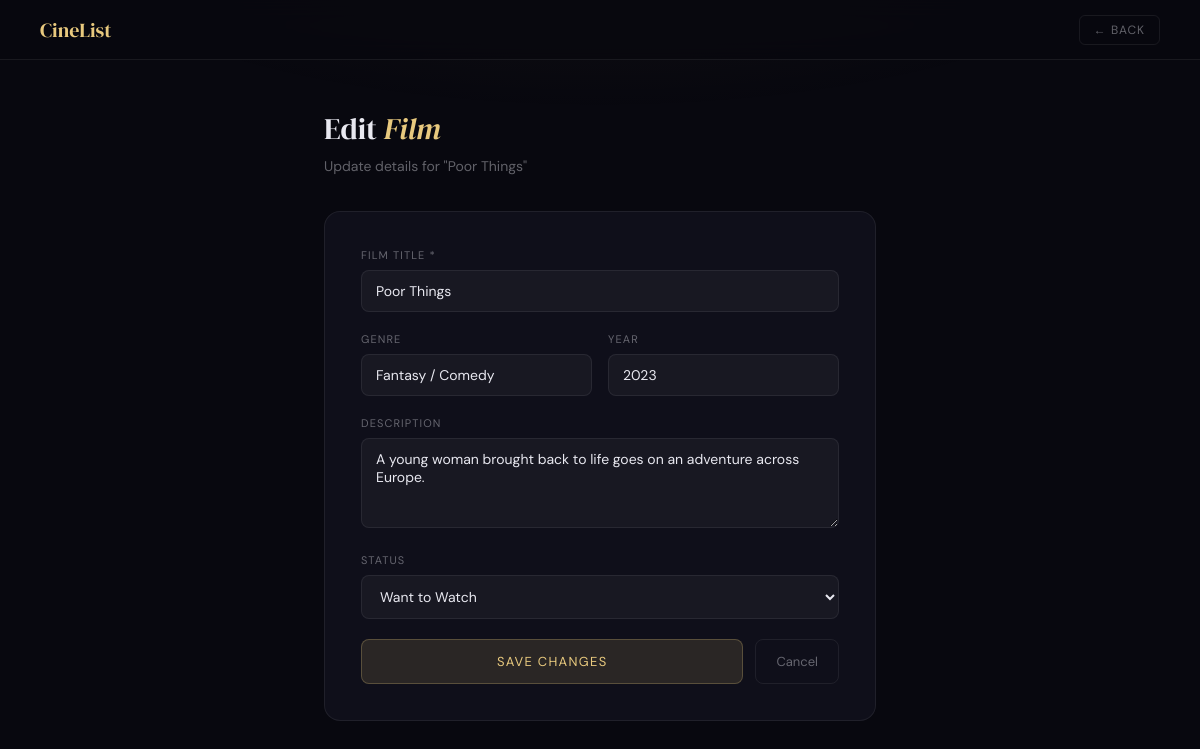
/edit.php?id=3 (signed in), run on the app's committed database.
### tables this page shows
CREATE TABLE IF NOT EXISTS movies (
    id INT AUTO_INCREMENT PRIMARY KEY,
    user_id INT NOT NULL,
    title VARCHAR(255) NOT NULL,
    genre VARCHAR(100),
    year INT,
    description TEXT,
    status ENUM('want_to_watch', 'watched') DEFAULT 'want_to_watch',
    rating TINYINT DEFAULT NULL COMMENT '1-5 rating, only for watched',
    created_at TIMESTAMP DEFAULT CURRENT_TIMESTAMP,
    FOREIGN KEY (user_id) REFERENCES users(id) ON DELETE CASCADE
);

### edit.php (the view, shortened to what this page needs)
<?php
$db  = getDB();
$uid = currentUserId();
$id  = intval($_GET['id'] ?? 0);
$stmt = $db->prepare("SELECT * FROM movies WHERE id = ? AND user_id = ?");
$stmt->execute([$id, $uid]);
$movie = $stmt->fetch();
$v = $_SERVER['REQUEST_METHOD'] === 'POST' ? $_POST : $movie;
?>
<!DOCTYPE html>
<html lang="en">
<head>
</head>
<body>
<nav>
  <div class="nav-logo">CineList</div>
  <a href="index.php" class="nav-back">← BACK</a>
</nav>
<main>
  <h1>Edit <em>Film</em></h1>
  <p class="sub">Update details for "<?= htmlspecialchars($movie['title']) ?>"</p>
  <div class="form-card">
    <form method="POST">
      <div class="field"><label>Film Title *</label><input type="text" name="title" value="<?= htmlspecialchars($v['title']) ?>" required/></div>
      <div class="row">
        <div class="field"><label>Genre</label><input type="text" name="genre" value="<?= htmlspecialchars($v['genre'] ?? '') ?>"/></div>
        <div class="field"><label>Year</label><input type="number" name="year" min="1900" max="2030" value="<?= htmlspecialchars($v['year'] ?? '') ?>"/></div>
      </div>
      <div class="field"><label>Description</label><textarea name="description"><?= htmlspecialchars($v['description'] ?? '') ?></textarea></div>
      <div class="field">
        <label>Status</label>
        <select name="status" id="status-select" onchange="document.getElementById('rating-section').style.display=this.value==='watched'?'block':'none'">
          <option value="want_to_watch" <?= ($v['status']==='want_to_watch')?'selected':'' ?>>Want to Watch</option>
        </select>
      </div>
      <div class="btn-row">
        <button type="submit" class="btn-submit">SAVE CHANGES</button>
        <a href="index.php" class="btn-cancel">Cancel</a>
      </div>
    </form>
  </div>
</main>
</body>
</html>

### edit.php (style rules this page uses)
*, *::before, *::after { box-sizing: border-box; margin: 0; padding: 0; }
:root { --bg:#08080f; --surface:#0f0f1a; --border:rgba(255,255,255,0.07); --gold:#e8c97e; --gold-dim:rgba(232,201,126,0.12); --gold-border:rgba(232,201,126,0.25); --text:#e8e8f0; --muted:rgba(232,232,240,0.4); --error:#e05555; }
body { font-family:'DM Sans',sans-serif; background:var(--bg); color:var(--text); min-height:100vh; }
body::before { content:''; position:fixed; inset:0; background:radial-gradient(ellipse 80% 40% at 50% -10%,rgba(232,201,126,0.05) 0%,transparent 60%); pointer-events:none; }
nav { position:sticky; top:0; z-index:100; background:rgba(8,8,15,0.9); backdrop-filter:blur(12px); border-bottom:1px solid var(--border); display:flex; justify-content:space-between; align-items:center; padding:0 40px; height:60px; }
.nav-logo { font-family:'DM Serif Display',serif; font-size:20px; color:var(--gold); }
.nav-back { font-size:12px; letter-spacing:0.08em; color:var(--muted); text-decoration:none; padding:6px 14px; border:1px solid var(--border); border-radius:6px; transition:all 0.2s; }
main { max-width:600px; margin:0 auto; padding:48px 24px; position:relative; z-index:1; }
h1 { font-family:'DM Serif Display',serif; font-size:30px; font-weight:400; margin-bottom:8px; }
h1 em { color:var(--gold); font-style:italic; }
.sub { font-size:14px; color:var(--muted); margin-bottom:36px; }
.form-card { background:var(--surface); border:1px solid var(--border); border-radius:16px; padding:36px; }
.field { margin-bottom:20px; }
label { display:block; font-size:11px; letter-spacing:0.1em; color:var(--muted); margin-bottom:8px; text-transform:uppercase; }
input, select, textarea { width:100%; background:rgba(255,255,255,0.04); border:1px solid var(--border); border-radius:8px; padding:11px 14px; color:var(--text); font-family:'DM Sans',sans-serif; font-size:14px; outline:none; transition:border-color 0.2s; }
select option { background:#0f0f1a; }
textarea { resize:vertical; min-height:90px; }
.row { display:grid; grid-template-columns:1fr 1fr; gap:16px; }
.btn-row { display:flex; gap:12px; margin-top:8px; }
.btn-submit { flex:1; padding:13px; background:var(--gold-dim); border:1px solid var(--gold-border); border-radius:8px; color:var(--gold); font-family:'DM Sans',sans-serif; font-size:13px; letter-spacing:0.1em; cursor:pointer; transition:background 0.2s; }
.btn-cancel { padding:13px 20px; background:transparent; border:1px solid var(--border); border-radius:8px; color:var(--muted); font-family:'DM Sans',sans-serif; font-size:13px; text-decoration:none; display:flex; align-items:center; transition:all 0.2s; }

### data on the page
movies: title "Poor Things", genre "Fantasy / Comedy", year "2023", description "A young woman brought back to life goes on an adventure across Europe.", status "Want to Watch"
